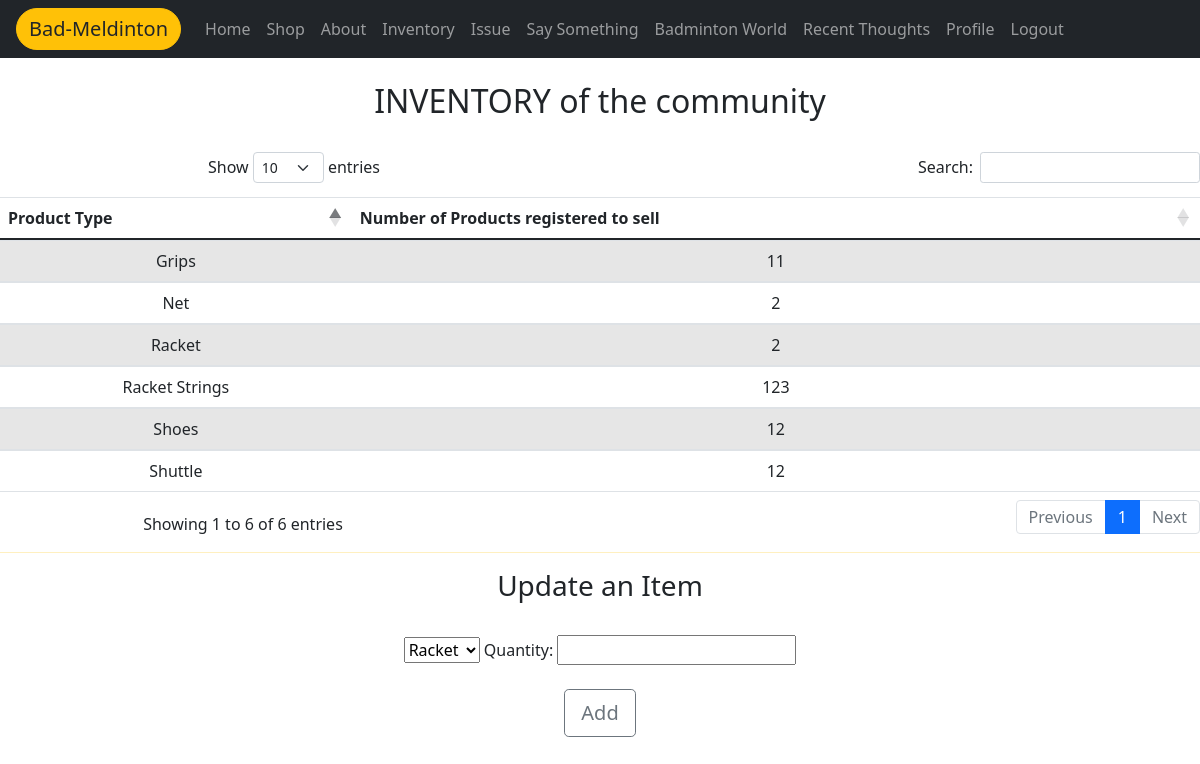
/issue/ (signed in), run on the app's committed database.
### account/models.py (models this page shows, shortened)
class inventory(models.Model):
    item = models.CharField( max_length=100, primary_key=True , unique=True)
    quantity = models.IntegerField()

### account/views.py (the view)
# urls.py: path('issue/' , views.add_inventory, name="issue"),
@login_required(login_url='/login/')
def add_inventory(request):
    if request.method == "POST":
        item = request.POST["item"]
        quantity = request.POST["quantity"]
        inven = inventory(item=item,quantity=quantity )
        inven.save()
    invent = inventory.objects.all()
    context = {"invent":invent , "isadmin" : request.user.is_staff}
    return render(request , 'account/issue.html',context)

### account/templates/account/issue.html (shortened to what this page needs)
{% extends "account/base2.html" %}
{% block content %}
<div class="text-center" style="width: 450;">
  <br>
<h2>
   INVENTORY of the community
</h2><br/>
<link rel="stylesheet" href="https://cdnjs.cloudflare.com/ajax/libs/twitter-bootstrap/5.0.1/css/bootstrap.min.css">
<link rel="stylesheet" href="https://cdn.datatables.net/1.10.25/css/dataTables.bootstrap5.min.css">
<table id="int" class="table table-striped" style="width:100%">
  <thead>
      <tr>
          <th>Product Type</th>
          <th>Number of Products registered to sell</th>
      </tr>
  </thead>
  <tbody>
    {% for m in invent %}
      <tr>
          <td>{{m.item}}</td>
          <td>{{m.quantity}}</td>
      </tr>
    {% endfor %}
</tbody>
</table>
<hr class="bg-warning">
<h3>Update an Item</h3>
<br/>
{% if isadmin %}
<form method = "POST" action="">
    <select class="dropdown mx-auto " id="item" name="item">
      <option class="dropdown-item" value="Racket">Racket</option>
    </select>
    Quantity: <input type="text" name="quantity"><br/></br>
    <input type="submit" class="btn btn-outline-secondary btn-lg" name="add" value="Add">
</form></div>
{% else %}
<p>Only admin can Update the equipments donated to community. Please Register the product at our shop portal or Mail us at badminton@test.com to Donate</p>
{% endif %}
{% endblock %}

### data on the page
inventory: item "Shoes", quantity "12"
inventory: item "Net", quantity "2"
inventory: item "Grips", quantity "11"
inventory: item "Racket Strings", quantity "123"
inventory: item "Shuttle", quantity "12"
inventory: item "Racket", quantity "2"
